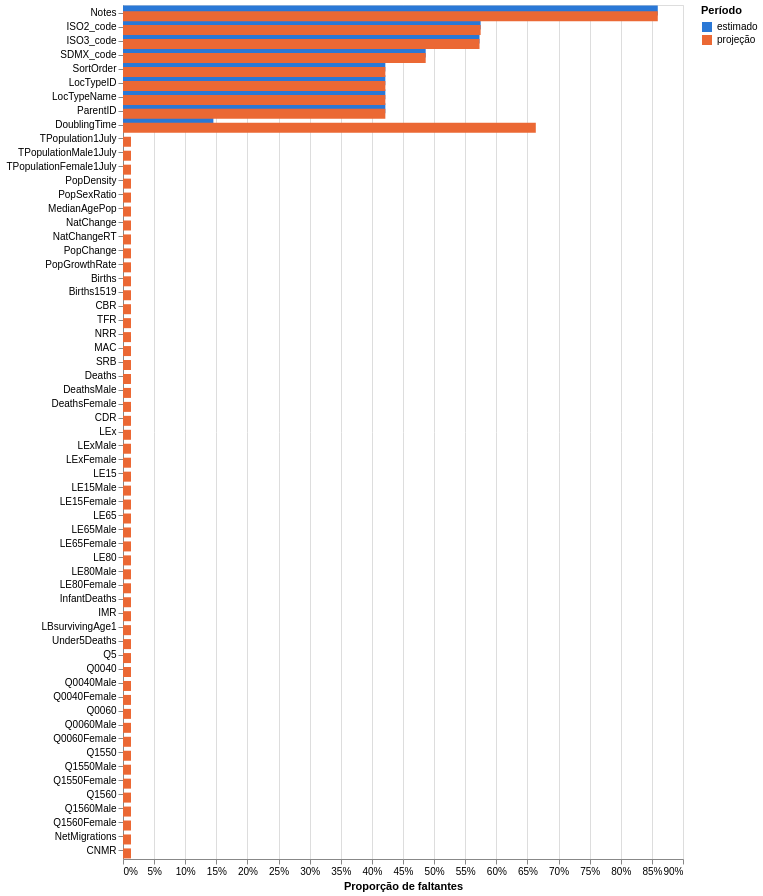

Notebook cell for this chart:
### Markdown cell above
### 4.1 Valores faltantes

A proporção de faltantes é calculada por indicador, separando estimativas (até 2023) de projeções (2024 em diante). As colunas de identificação (ISO, `Notes`, `DoublingTime`) têm faltantes por natureza: aparecem só em agregados ou em países sem código.

### Code cell
estimado = medium[medium["Time"] <= 2023]
projecao = medium[(medium["Time"] > 2023)]

faltantes = pd.DataFrame({
    "estimado": estimado.isna().mean(),
    "projeção": projecao.isna().mean(),
}).query("estimado > 0 or projeção > 0")

faltantes_longo = faltantes.reset_index(names="indicador").melt(
    id_vars="indicador", var_name="periodo", value_name="proporcao"
)

alt.Chart(faltantes_longo).mark_bar(size=10).encode(
    y=alt.Y("indicador:N", sort="-x", title=None),
    x=alt.X("proporcao:Q", title="Proporção de faltantes", axis=alt.Axis(format="%")),
    color=alt.Color("periodo:N", title="Período", scale=alt.Scale(range=["#2a78d6", "#eb6834"])),
    yOffset="periodo:N",
    tooltip=["indicador:N", "periodo:N", alt.Tooltip("proporcao:Q", format=".1%")],
).properties(width=560, height=max(200, 14 * len(faltantes)))

### Figure 1 — Vega-Lite specification as saved in the notebook (floating-point values rounded to 4 significant figures)
{"config": {"view": {"continuousWidth": 300, "continuousHeight": 300}}, "data": {"name": "data-177c776eaaa8d7078a5e3c137c8c0ad1"}, "mark": {"type": "bar", "size": 10}, "encoding": {"color": {"field": "periodo", "scale": {"range": ["#2a78d6", "#eb6834"]}, "title": "Período", "type": "nominal"}, "tooltip": [{"field": "indicador", "type": "nominal"}, {"field": "periodo", "type": "nominal"}, {"field": "proporcao", "format": ".1%", "type": "quantitative"}], "x": {"axis": {"format": "%"}, "field": "proporcao", "title": "Proporção de faltantes", "type": "quantitative"}, "y": {"field": "indicador", "sort": "-x", "title": null, "type": "nominal"}, "yOffset": {"field": "periodo", "type": "nominal"}}, "height": 854, "width": 560, "$schema": "https://vega.github.io/schema/vega-lite/v6.4.1.json", "datasets": {"data-177c776eaaa8d7078a5e3c137c8c0ad1": [{"indicador": "SortOrder", "periodo": "estimado", "proporcao": 0.4216}, {"indicador": "Notes", "periodo": "estimado", "proporcao": 0.8595}, {"indicador": "ISO3_code", "periodo": "estimado", "proporcao": 0.573}, {"indicador": "ISO2_code", "periodo": "estimado", "proporcao": 0.5748}, {"indicador": "SDMX_code", "periodo": "estimado", "proporcao": 0.4865}, {"indicador": "LocTypeID", "periodo": "estimado", "proporcao": 0.4216}, {"indicador": "LocTypeName", "periodo": "estimado", "proporcao": 0.4216}, {"indicador": "ParentID", "periodo": "estimado", "proporcao": 0.4216}, {"indicador": "TPopulation1July", "periodo": "estimado", "proporcao": 0.0}, {"indicador": "TPopulationMale1July", "periodo": "estimado", "proporcao": 0.0}, {"indicador": "TPopulationFemale1July", "periodo": "estimado", "proporcao": 0.0}, {"indicador": "PopDensity", "periodo": "estimado", "proporcao": 0.0}, {"indicador": "PopSexRatio", "periodo": "estimado", "proporcao": 0.0}, {"indicador": "MedianAgePop", "periodo": "estimado", "proporcao": 0.0}, {"indicador": "NatChange", "periodo": "estimado", "proporcao": 0.0}, {"indicador": "NatChangeRT", "periodo": "estimado", "proporcao": 0.0}, {"indicador": "PopChange", "periodo": "estimado", "proporcao": 0.0}, {"indicador": "PopGrowthRate", "periodo": "estimado", "proporcao": 0.0}, {"indicador": "DoublingTime", "periodo": "estimado", "proporcao": 0.1453}, {"indicador": "Births", "periodo": "estimado", "proporcao": 0.0}, {"indicador": "Births1519", "periodo": "estimado", "proporcao": 0.0}, {"indicador": "CBR", "periodo": "estimado", "proporcao": 0.0}, {"indicador": "TFR", "periodo": "estimado", "proporcao": 0.0}, {"indicador": "NRR", "periodo": "estimado", "proporcao": 0.0}, {"indicador": "MAC", "periodo": "estimado", "proporcao": 0.0}, {"indicador": "SRB", "periodo": "estimado", "proporcao": 0.0}, {"indicador": "Deaths", "periodo": "estimado", "proporcao": 0.0}, {"indicador": "DeathsMale", "periodo": "estimado", "proporcao": 0.0}, {"indicador": "DeathsFemale", "periodo": "estimado", "proporcao": 0.0}, {"indicador": "CDR", "periodo": "estimado", "proporcao": 0.0}, {"indicador": "LEx", "periodo": "estimado", "proporcao": 0.0}, {"indicador": "LExMale", "periodo": "estimado", "proporcao": 0.0}, {"indicador": "LExFemale", "periodo": "estimado", "proporcao": 0.0}, {"indicador": "LE15", "periodo": "estimado", "proporcao": 0.0}, {"indicador": "LE15Male", "periodo": "estimado", "proporcao": 0.0}, {"indicador": "LE15Female", "periodo": "estimado", "proporcao": 0.0}, {"indicador": "LE65", "periodo": "estimado", "proporcao": 0.0}, {"indicador": "LE65Male", "periodo": "estimado", "proporcao": 0.0}, {"indicador": "LE65Female", "periodo": "estimado", "proporcao": 0.0}, {"indicador": "LE80", "periodo": "estimado", "proporcao": 0.0}, {"indicador": "LE80Male", "periodo": "estimado", "proporcao": 0.0}, {"indicador": "LE80Female", "periodo": "estimado", "proporcao": 0.0}, {"indicador": "InfantDeaths", "periodo": "estimado", "proporcao": 0.0}, {"indicador": "IMR", "periodo": "estimado", "proporcao": 0.0}, {"indicador": "LBsurvivingAge1", "periodo": "estimado", "proporcao": 0.0}, {"indicador": "Under5Deaths", "periodo": "estimado", "proporcao": 0.0}, {"indicador": "Q5", "periodo": "estimado", "proporcao": 0.0}, {"indicador": "Q0040", "periodo": "estimado", "proporcao": 0.0}, {"indicador": "Q0040Male", "periodo": "estimado", "proporcao": 0.0}, {"indicador": "Q0040Female", "periodo": "estimado", "proporcao": 0.0}, {"indicador": "Q0060", "periodo": "estimado", "proporcao": 0.0}, {"indicador": "Q0060Male", "periodo": "estimado", "proporcao": 0.0}, {"indicador": "Q0060Female", "periodo": "estimado", "proporcao": 0.0}, {"indicador": "Q1550", "periodo": "estimado", "proporcao": 0.0}, {"indicador": "Q1550Male", "periodo": "estimado", "proporcao": 0.0}, {"indicador": "Q1550Female", "periodo": "estimado", "proporcao": 0.0}, {"indicador": "Q1560", "periodo": "estimado", "proporcao": 0.0}, {"indicador": "Q1560Male", "periodo": "estimado", "proporcao": 0.0}, {"indicador": "Q1560Female", "periodo": "estimado", "proporcao": 0.0}, {"indicador": "NetMigrations", "periodo": "estimado", "proporcao": 0.0}, {"indicador": "CNMR", "periodo": "estimado", "proporcao": 0.0}, {"indicador": "SortOrder", "periodo": "projeção", "proporcao": 0.4216}, {"indicador": "Notes", "periodo": "projeção", "proporcao": 0.8595}, {"indicador": "ISO3_code", "periodo": "projeção", "proporcao": 0.573}, {"indicador": "ISO2_code", "periodo": "projeção", "proporcao": 0.5748}, {"indicador": "SDMX_code", "periodo": "projeção", "proporcao": 0.4865}, {"indicador": "LocTypeID", "periodo": "projeção", "proporcao": 0.4216}, {"indicador": "LocTypeName", "periodo": "projeção", "proporcao": 0.4216}, {"indicador": "ParentID", "periodo": "projeção", "proporcao": 0.4216}, {"indicador": "TPopulation1July", "periodo": "projeção", "proporcao": 0.01282}, {"indicador": "TPopulationMale1July", "periodo": "projeção", "proporcao": 0.01282}, {"indicador": "TPopulationFemale1July", "periodo": "projeção", "proporcao": 0.01282}, {"indicador": "PopDensity", "periodo": "projeção", "proporcao": 0.01282}, {"indicador": "PopSexRatio", "periodo": "projeção", "proporcao": 0.01282}, {"indicador": "MedianAgePop", "periodo": "projeção", "proporcao": 0.01282}, {"indicador": "NatChange", "periodo": "projeção", "proporcao": 0.01282}, {"indicador": "NatChangeRT", "periodo": "projeção", "proporcao": 0.01282}, {"indicador": "PopChange", "periodo": "projeção", "proporcao": 0.01282}, {"indicador": "PopGrowthRate", "periodo": "projeção", "proporcao": 0.01282}, {"indicador": "DoublingTime", "periodo": "projeção", "proporcao": 0.6634}, {"indicador": "Births", "periodo": "projeção", "proporcao": 0.01282}, {"indicador": "Births1519", "periodo": "projeção", "proporcao": 0.01282}, {"indicador": "CBR", "periodo": "projeção", "proporcao": 0.01282}, {"indicador": "TFR", "periodo": "projeção", "proporcao": 0.01282}, {"indicador": "NRR", "periodo": "projeção", "proporcao": 0.01282}, {"indicador": "MAC", "periodo": "projeção", "proporcao": 0.01282}, {"indicador": "SRB", "periodo": "projeção", "proporcao": 0.01282}, {"indicador": "Deaths", "periodo": "projeção", "proporcao": 0.01282}, {"indicador": "DeathsMale", "periodo": "projeção", "proporcao": 0.01282}, {"indicador": "DeathsFemale", "periodo": "projeção", "proporcao": 0.01282}, {"indicador": "CDR", "periodo": "projeção", "proporcao": 0.01282}, {"indicador": "LEx", "periodo": "projeção", "proporcao": 0.01282}, {"indicador": "LExMale", "periodo": "projeção", "proporcao": 0.01282}, {"indicador": "LExFemale", "periodo": "projeção", "proporcao": 0.01282}, {"indicador": "LE15", "periodo": "projeção", "proporcao": 0.01282}, {"indicador": "LE15Male", "periodo": "projeção", "proporcao": 0.01282}, {"indicador": "LE15Female", "periodo": "projeção", "proporcao": 0.01282}, {"indicador": "LE65", "periodo": "projeção", "proporcao": 0.01282}, {"indicador": "LE65Male", "periodo": "projeção", "proporcao": 0.01282}, {"indicador": "LE65Female", "periodo": "projeção", "proporcao": 0.01282}, {"indicador": "LE80", "periodo": "projeção", "proporcao": 0.01282}, {"indicador": "LE80Male", "periodo": "projeção", "proporcao": 0.01282}, {"indicador": "LE80Female", "periodo": "projeção", "proporcao": 0.01282}, {"indicador": "InfantDeaths", "periodo": "projeção", "proporcao": 0.01282}, {"indicador": "IMR", "periodo": "projeção", "proporcao": 0.01282}, {"indicador": "LBsurvivingAge1", "periodo": "projeção", "proporcao": 0.01282}, {"indicador": "Under5Deaths", "periodo": "projeção", "proporcao": 0.01282}, {"indicador": "Q5", "periodo": "projeção", "proporcao": 0.01282}, {"indicador": "Q0040", "periodo": "projeção", "proporcao": 0.01282}, {"indicador": "Q0040Male", "periodo": "projeção", "proporcao": 0.01282}, {"indicador": "Q0040Female", "periodo": "projeção", "proporcao": 0.01282}, {"indicador": "Q0060", "periodo": "projeção", "proporcao": 0.01282}, {"indicador": "Q0060Male", "periodo": "projeção", "proporcao": 0.01282}, {"indicador": "Q0060Female", "periodo": "projeção", "proporcao": 0.01282}, {"indicador": "Q1550", "periodo": "projeção", "proporcao": 0.01282}, {"indicador": "Q1550Male", "periodo": "projeção", "proporcao": 0.01282}, {"indicador": "Q1550Female", "periodo": "projeção", "proporcao": 0.01282}, {"indicador": "Q1560", "periodo": "projeção", "proporcao": 0.01282}, {"indicador": "Q1560Male", "periodo": "projeção", "proporcao": 0.01282}, {"indicador": "Q1560Female", "periodo": "projeção", "proporcao": 0.01282}, {"indicador": "NetMigrations", "periodo": "projeção", "proporcao": 0.01282}, {"indicador": "CNMR", "periodo": "projeção", "proporcao": 0.01282}]}}
